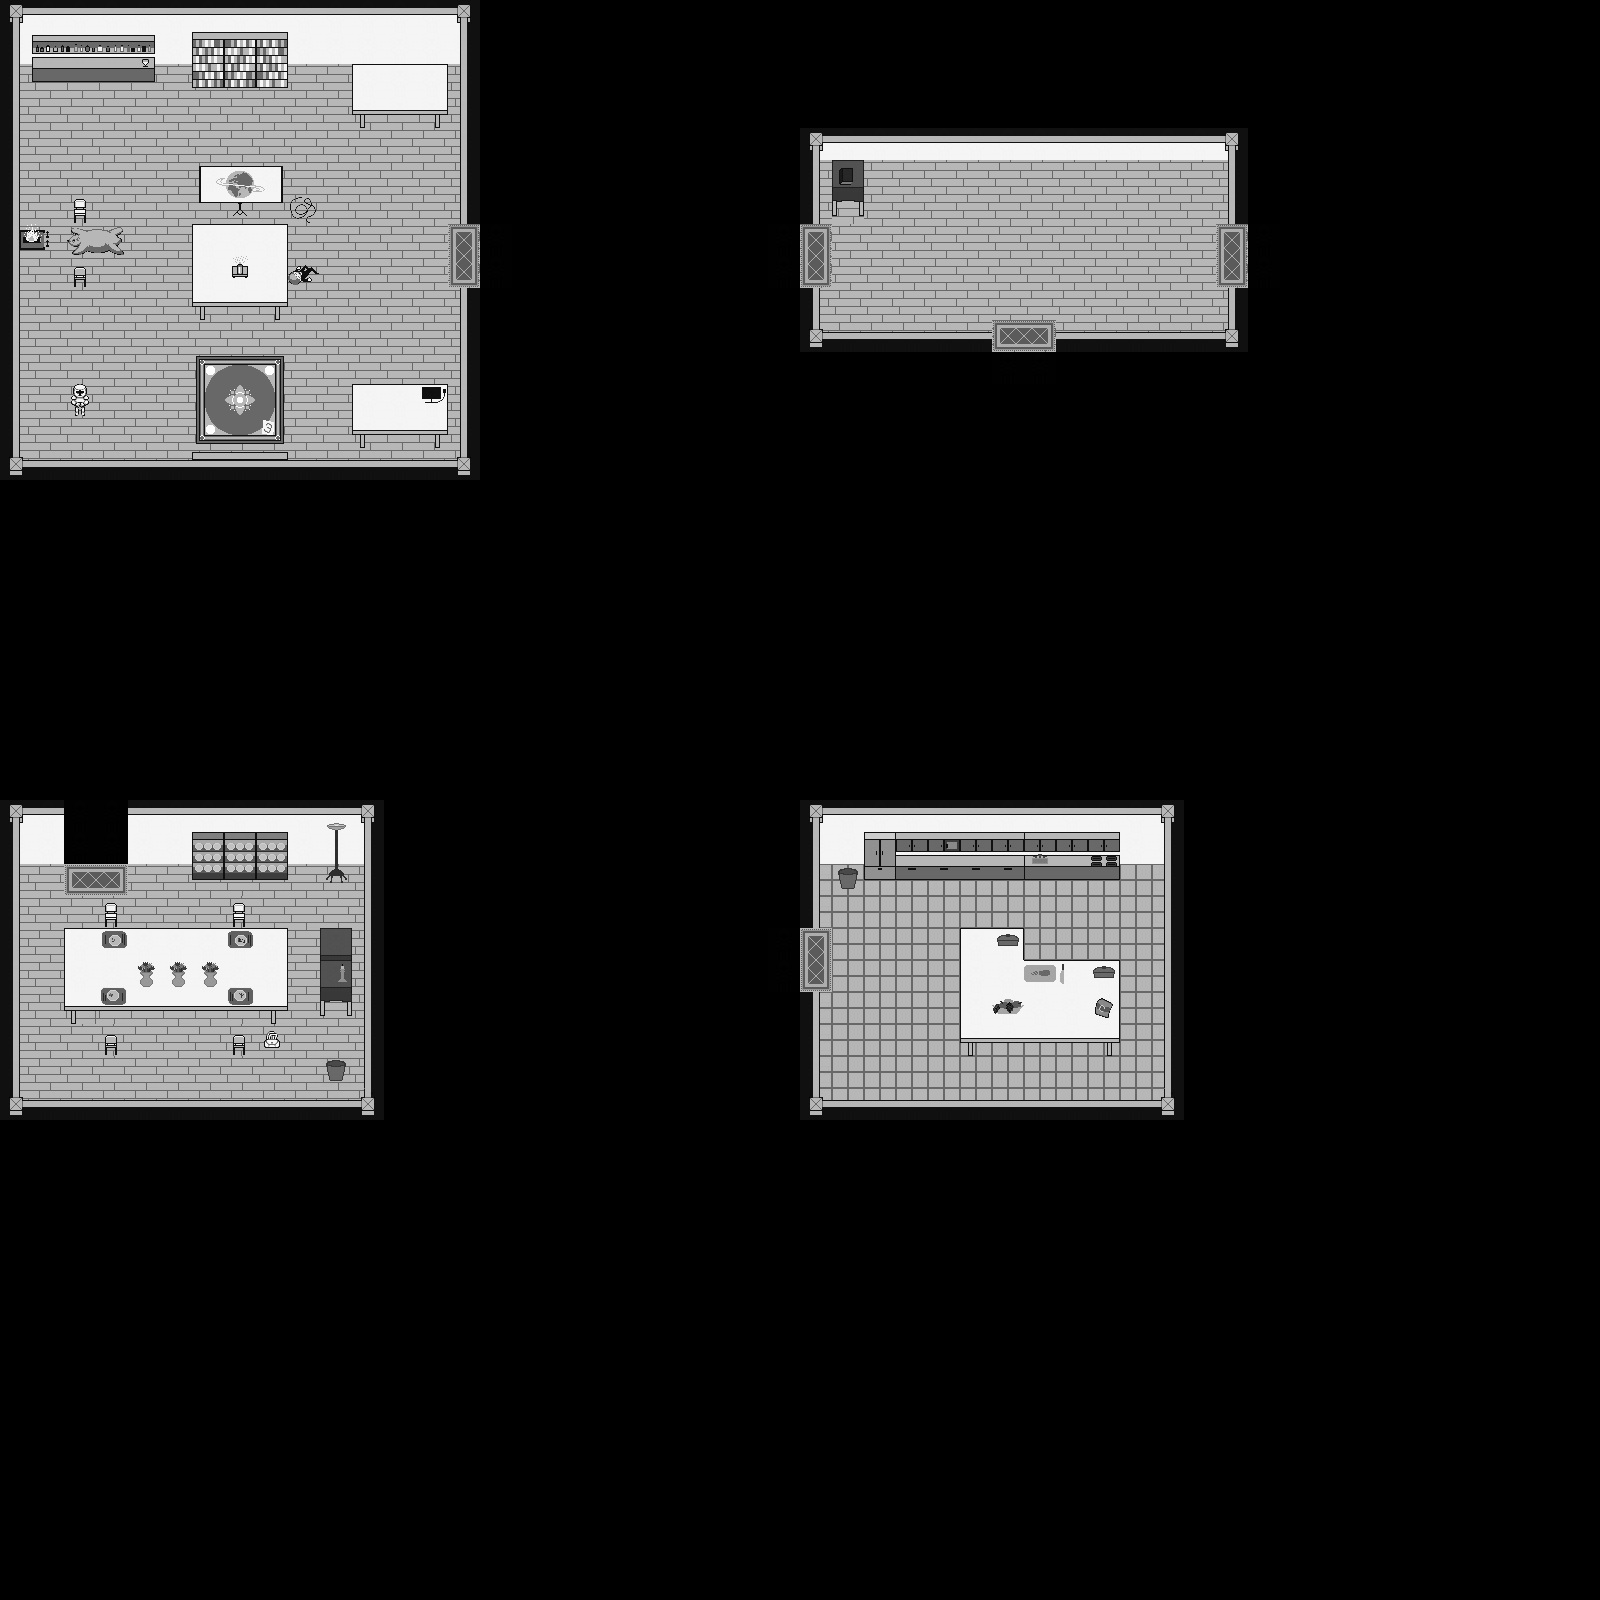

Rendered tile map (Tiled .tmx) drawn with the repository's tilesets; below, a short description and the map source with its tile grids summarised:
An orthogonal 50x50 tile map with 32x32 px tiles, 2 tile layers (Tile Layer 1, Collision), 4 tilesets and 31 objects (missing weapon, the corpse, computer, scotch glass, snacks, ...).

<map version="1.0" orientation="orthogonal" width="50" height="50" tilewidth="32" tileheight="32">
 <tileset firstgid="1" name="tilesetsituationver3" tilewidth="32" tileheight="32">
  <image source="situationgame/tilesetsituationver3.png" width="256" height="288" />
 </tileset>
 <tileset firstgid="73" name="hallwayBasic" tilewidth="32" tileheight="32">
  <image source="hallwayBasic.png" width="64" height="160" />
 </tileset>
 <tileset firstgid="83" name="KitchenBasic" tilewidth="32" tileheight="32">
  <image source="KitchenBasic.png" width="288" height="256" />
 </tileset>
 <tileset firstgid="155" name="dining room" tilewidth="32" tileheight="32">
  <image source="dining room.png" width="288" height="256" />
 </tileset>
 <layer name="Tile Layer 1" width="50" height="50">
  <data>[2500 cells, 563 non-empty, 149 distinct tile ids]</data>
 </layer>
 <layer name="Collision" width="50" height="50" opacity="0.01">
  <data>[2500 cells, 271 non-empty, 1 distinct tile ids]</data>
 </layer>
 <objectgroup name="Evidence" width="50" height="50">
  <object name="missing weapon" x="64" y="384" width="32" height="32">
   <properties>
    <property name="x" value="2" />
    <property name="y" value="12" />
   </properties>
  </object>
  <object name="the corpse" x="288" y="256" width="32" height="32">
   <properties>
    <property name="x" value="9" />
    <property name="y" value="8" />
   </properties>
  </object>
  <object name="computer" x="416" y="384" width="32" height="32">
   <properties>
    <property name="x" value="13" />
    <property name="y" value="12" />
   </properties>
  </object>
  <object name="scotch glass" x="128" y="64" width="32" height="32">
   <properties>
    <property name="x" value="4" />
    <property name="y" value="2" />
   </properties>
  </object>
  <object name="snacks" x="1088" y="992" width="32" height="32">
   <properties>
    <property name="x" value="34" />
    <property name="y" value="31" />
   </properties>
  </object>
  <object name="cable" x="288" y="192" width="32" height="32">
   <properties>
    <property name="x" value="9" />
    <property name="y" value="6" />
   </properties>
  </object>
  <object name="portrait" x="0" y="224" width="64" height="32">
   <properties>
    <property name="x" value="0" />
    <property name="y" value="7" />
   </properties>
  </object>
  <object name="manuscript" x="192" y="448" width="96" height="32">
   <properties>
    <property name="x" value="6" />
    <property name="y" value="14" />
   </properties>
  </object>
  <object name="paper scrap" x="256" y="416" width="32" height="32">
   <properties>
    <property name="x" value="8" />
    <property name="y" value="13" />
   </properties>
  </object>
  <object name="the purse" x="256" y="1024" width="32" height="32">
   <properties>
    <property name="x" value="8" />
    <property name="y" value="32" />
   </properties>
  </object>
  <object name="poison book" x="192" y="32" width="32" height="32">
   <properties>
    <property name="x" value="6" />
    <property name="y" value="1" />
   </properties>
  </object>
  <object name="candles" x="320" y="960" width="32" height="32">
   <properties>
    <property name="x" value="10" />
    <property name="y" value="30" />
   </properties>
  </object>
  <object name="chair" x="224" y="896" width="32" height="32">
   <properties>
    <property name="x" value="7" />
    <property name="y" value="28" />
   </properties>
  </object>
  <object name="knives" x="1056" y="960" width="32" height="32">
   <properties>
    <property name="x" value="33" />
    <property name="y" value="30" />
   </properties>
  </object>
  <object name="pots" x="992" y="928" width="32" height="32">
   <properties>
    <property name="x" value="31" />
    <property name="y" value="29" />
   </properties>
  </object>
  <object name="cabinets" x="1024" y="864" width="32" height="32">
   <properties>
    <property name="x" value="32" />
    <property name="y" value="27" />
   </properties>
  </object>
  <object name="leftovers" x="96" y="928" width="32" height="32">
   <properties>
    <property name="x" value="3" />
    <property name="y" value="29" />
   </properties>
  </object>
  <object name="scuffs" x="1056" y="256" width="32" height="32">
   <properties>
    <property name="x" value="33" />
    <property name="y" value="8" />
   </properties>
  </object>
  <object name="book" x="832" y="160" width="32" height="32">
   <properties>
    <property name="x" value="26" />
    <property name="y" value="5" />
   </properties>
  </object>
 </objectgroup>
 <objectgroup name="RoomTrans" width="50" height="50">
  <object name="a1" x="448" y="224" width="32" height="32">
   <properties>
    <property name="next" value="a2" />
    <property name="x" value="14" />
    <property name="y" value="7" />
   </properties>
  </object>
  <object name="b1" x="448" y="256" width="32" height="32">
   <properties>
    <property name="next" value="b2" />
    <property name="x" value="14" />
    <property name="y" value="8" />
   </properties>
  </object>
  <object name="a2" x="800" y="224" width="32" height="32">
   <properties>
    <property name="next" value="a1" />
    <property name="x" value="25" />
    <property name="y" value="7" />
   </properties>
  </object>
  <object name="b2" x="800" y="256" width="32" height="32">
   <properties>
    <property name="next" value="b1" />
    <property name="x" value="25" />
    <property name="y" value="8" />
   </properties>
  </object>
  <object name="c2" x="992" y="320" width="32" height="32">
   <properties>
    <property name="next" value="c1" />
    <property name="x" value="31" />
    <property name="y" value="10" />
   </properties>
  </object>
  <object name="d2" x="1024" y="320" width="32" height="32">
   <properties>
    <property name="next" value="d1" />
    <property name="x" value="32" />
    <property name="y" value="10" />
   </properties>
  </object>
  <object name="e2" x="1216" y="224" width="32" height="32">
   <properties>
    <property name="next" value="e1" />
    <property name="x" value="38" />
    <property name="y" value="7" />
   </properties>
  </object>
  <object name="f2" x="1216" y="256" width="32" height="32">
   <properties>
    <property name="next" value="f1" />
    <property name="x" value="38" />
    <property name="y" value="8" />
   </properties>
  </object>
  <object name="c1" x="64" y="864" width="32" height="32">
   <properties>
    <property name="next" value="c2" />
    <property name="x" value="2" />
    <property name="y" value="27" />
   </properties>
  </object>
  <object name="d1" x="96" y="864" width="32" height="32">
   <properties>
    <property name="next" value="d2" />
    <property name="x" value="3" />
    <property name="y" value="27" />
   </properties>
  </object>
  <object name="e1" x="800" y="928" width="32" height="32">
   <properties>
    <property name="next" value="e2" />
    <property name="x" value="25" />
    <property name="y" value="29" />
   </properties>
  </object>
  <object name="f1" x="800" y="960" width="32" height="32">
   <properties>
    <property name="next" value="f2" />
    <property name="x" value="25" />
    <property name="y" value="30" />
   </properties>
  </object>
 </objectgroup>
</map>
